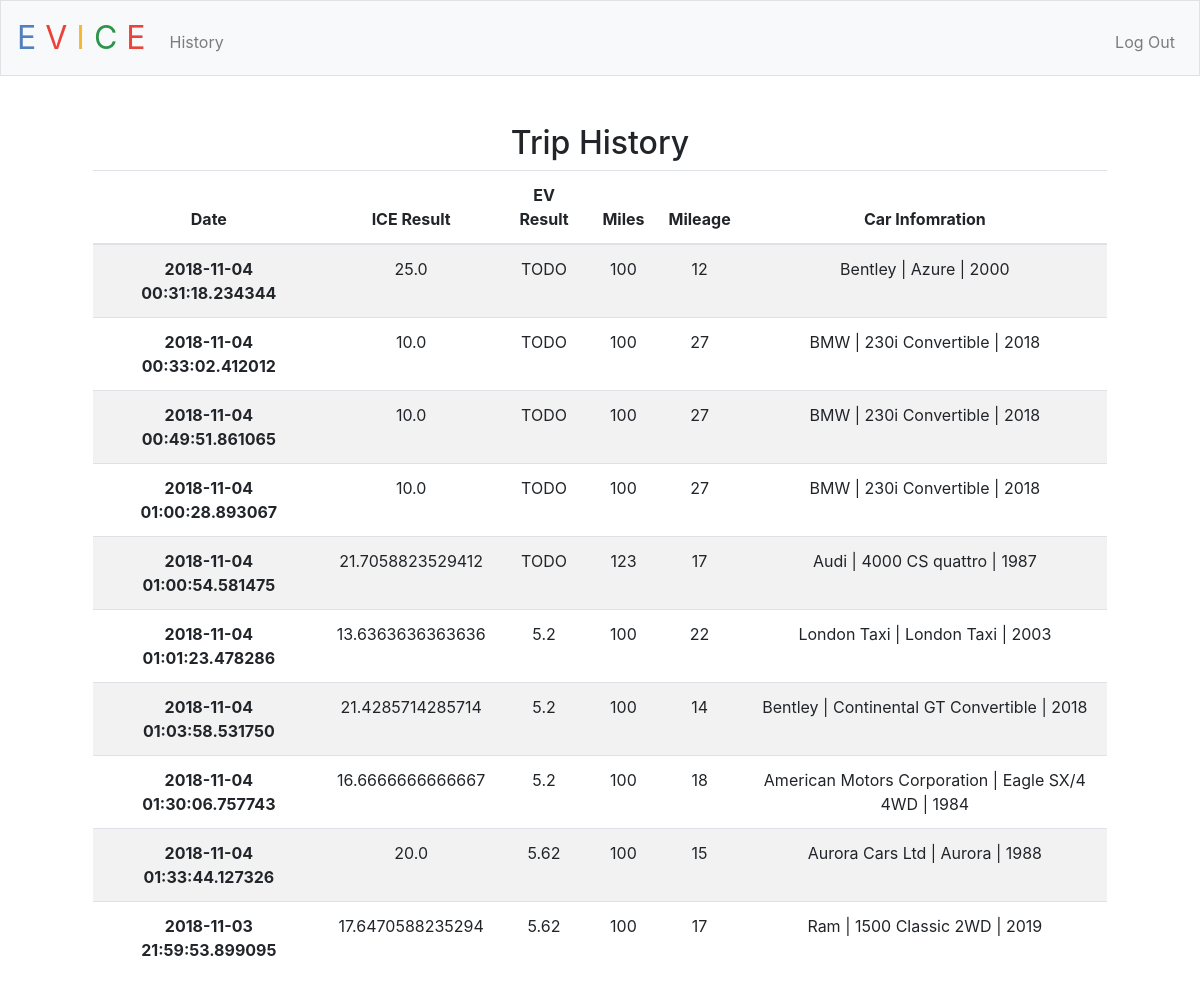
The page /history (signed in) on the database its author committed.
### application.py (models this page shows, shortened)
class Post(db.Model):
    id = db.Column(db.Integer, primary_key=True)
    model = db.Column(db.String(100), nullable=False)
    year = db.Column(db.String(100), nullable=False)
    make = db.Column(db.String(100), nullable=False)
    date_posted = db.Column(db.DateTime, nullable=False,
                            default=datetime.now)
    mileage = db.Column(db.String(100), nullable=False)
    result = db.Column(db.Text, nullable=False)
    price = db.Column(db.String(100), nullable=False)
    miles = db.Column(db.String(100), nullable=False)
    ev_result = db.Column(db.Text, nullable=False)
    user_id = db.Column(db.Integer, db.ForeignKey('user.id'), nullable=False)

### application.py (the view)
@app.route("/history")
@login_required
def history():
    userid = session["user_id"]
    result = Post.query.filter_by(user_id=userid).all()
    return render_template("history.html", result=result)

### application.py (called while the page is built)
@app.after_request
def after_request(response):
    response.headers["Cache-Control"] = "no-cache, no-store, must-revalidate"
    response.headers["Expires"] = 0
    response.headers["Pragma"] = "no-cache"
    return response

### helpers.py (called while the page is built)
def login_required(f):
    @wraps(f)
    def decorated_function(*args, **kwargs):
        if session.get("user_id") is None:
            return redirect("/login")
        return f(*args, **kwargs)
    return decorated_function

### templates/history.html (shortened to what this page needs)
{% extends "layout.html" %} {% block title %} History {% endblock %} {% block main %}
<h2> Trip History </h2>
<div class="container-fluid">
    <table class="table table-striped">
        <thead>
            <tr>
                <th scope="col"> Date </th>
                <th scope="col"> ICE Result</th>
                <th scope="col">EV Result </th>
                <th scope="col"> Miles </th>
                <th scope="col"> Mileage </th>
                <th scope="col"> Car Infomration </th>
            </tr>
        </thead>
        <tbody>
            {% for category in result %}
            <tr>
                <th scope="col"> {{ category.date_posted }} </th>
                <td scope="col"> {{ category.result }} </td>
                <td scope="col"> {{ category.ev_result }} </td>
                <td scope="col"> {{ category.miles }} </td>
                <td scope="col"> {{ category.mileage }} </td>
                <td scope="col"> {{ category.make }} | {{ category.model }} | {{ category.year }}</td>
            </tr>
            {% endfor %}
        </tbody>
    </table>
</div>
{% endblock %}

### templates/layout.html (shortened to what this page needs)
<!DOCTYPE html>
<html lang="en">
<head>
    <link href="https://maxcdn.bootstrapcdn.com/bootstrap/4.1.3/css/bootstrap.min.css" rel="stylesheet">
    <link href="/static/styles.css" rel="stylesheet">
</head>
<body>
    <nav class="navbar navbar-expand-md navbar-light bg-light border">
        <a class="navbar-brand" href="/">
            <span class="blue">E</span>
            <span class="red">V</span>
            <span class="yellow">I</span>
            <span class="green">C</span>
            <span class="red">E</span>
        </a>
        <div class="collapse navbar-collapse" id="navbar">
            {% if session.user_id %}
            <ul class="navbar-nav mr-auto mt-2">
                <li class="nav-item">
                    <a class="nav-link" href="/history">History</a>
                </li>
            </ul>
            <ul class="navbar-nav ml-auto mt-2">
                <li class="nav-item">
                    <a class="nav-link" href="/logout">Log Out</a>
                </li>
            </ul>
            {% endif %}
        </div>
    </nav>
    <main class="container p-5">
        {% block main %}{% endblock %}
    </main>
</body>
</html>

### static/styles.css (style rules this page uses)
nav .navbar-brand { font-size: xx-large; }
nav .navbar-brand .blue { color: #537fbe; }
nav .navbar-brand .red { color: #ea433b; }
nav .navbar-brand .yellow { color: #f5b82e; }
nav .navbar-brand .green { color: #2e944b; }
main { overflow-x: auto; text-align: center; }

### rows shown on the page
Post: date_posted "2018-11-04 00:31:18.234344", result "25.0", ev_result "TODO", miles "100", mileage "12", make "Bentley", model "Azure", year "2000"
Post: date_posted "2018-11-04 00:33:02.412012", result "10.0", ev_result "TODO", miles "100", mileage "27", make "BMW", model "230i Convertible", year "2018"
Post: date_posted "2018-11-04 00:49:51.861065", result "10.0", ev_result "TODO", miles "100", mileage "27", make "BMW", model "230i Convertible", year "2018"
Post: date_posted "2018-11-04 01:00:28.893067", result "10.0", ev_result "TODO", miles "100", mileage "27", make "BMW", model "230i Convertible", year "2018"
Post: date_posted "2018-11-04 01:00:54.581475", result "21.7058823529412", ev_result "TODO", miles "123", mileage "17", make "Audi", model "4000 CS quattro", year "1987"
Post: date_posted "2018-11-04 01:01:23.478286", result "13.6363636363636", ev_result "5.2", miles "100", mileage "22", make "London Taxi", model "London Taxi", year "2003"
Post: date_posted "2018-11-04 01:03:58.531750", result "21.4285714285714", ev_result "5.2", miles "100", mileage "14", make "Bentley", model "Continental GT Convertible", year "2018"
Post: date_posted "2018-11-04 01:30:06.757743", result "16.6666666666667", ev_result "5.2", miles "100", mileage "18", make "American Motors Corporation", model "Eagle SX/4 4WD", year "1984"
Post: date_posted "2018-11-04 01:33:44.127326", result "20.0", ev_result "5.62", miles "100", mileage "15", make "Aurora Cars Ltd", model "Aurora", year "1988"
Post: date_posted "2018-11-03 21:59:53.899095", result "17.6470588235294", ev_result "5.62", miles "100", mileage "17", make "Ram", model "1500 Classic 2WD", year "2019"
